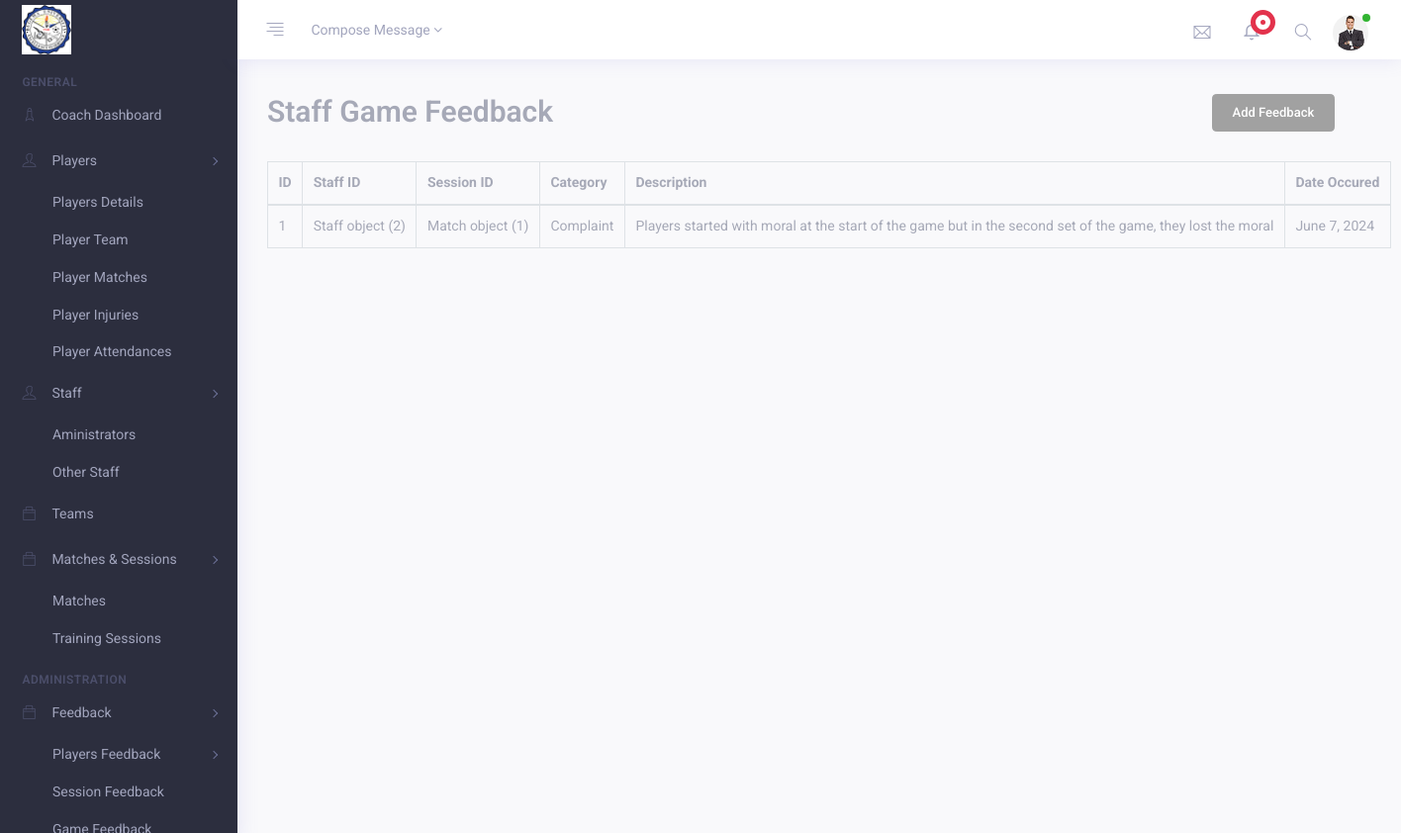
Page /coach/coach_staff_feedback_match/ on the earlier database version.
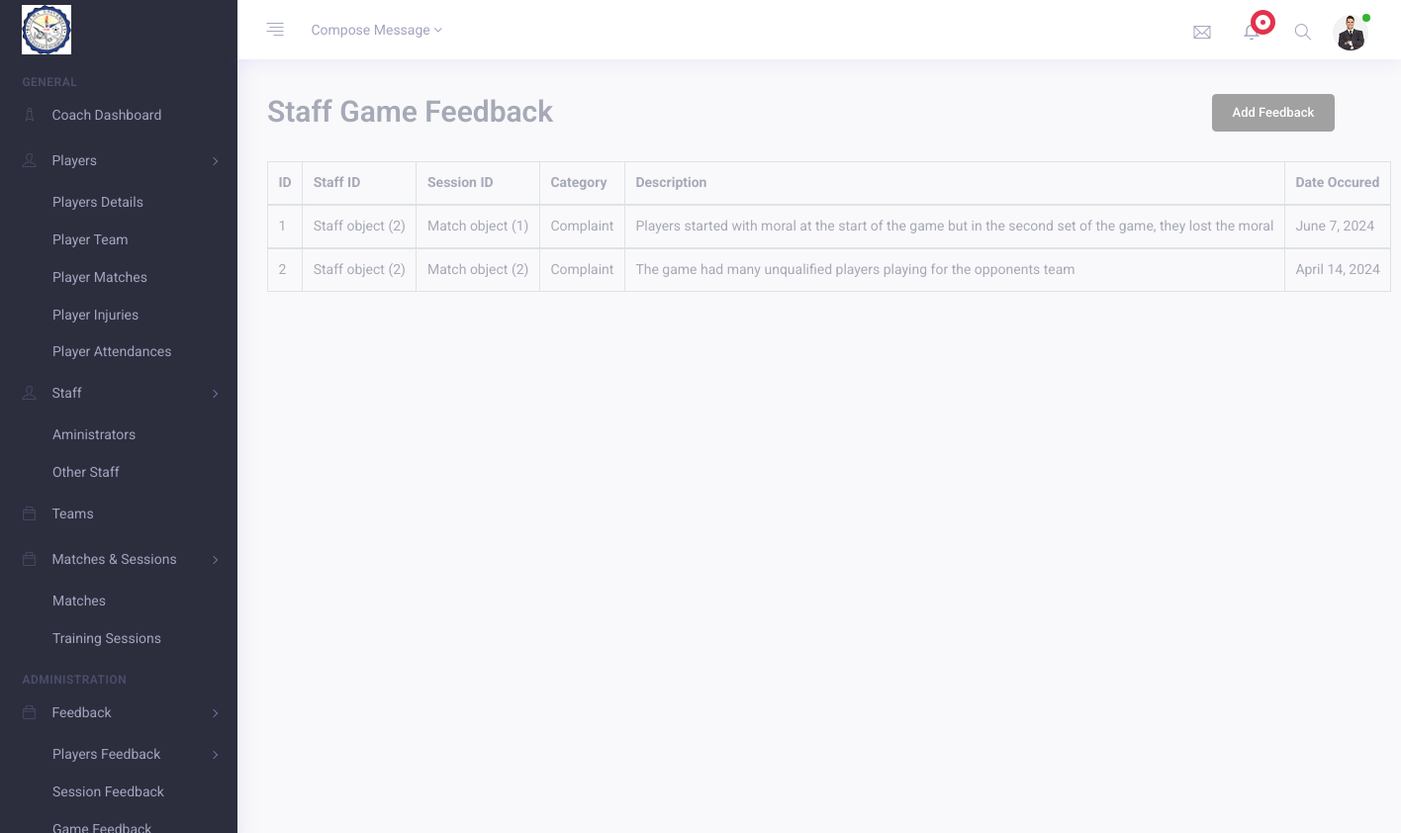
Same page on the later database version.
### administrator/models.py (models this page shows)
class StaffFeedback2(models.Model):
    feedback_id = models.AutoField(primary_key=True)
    staff_id = models.ForeignKey(Staff, null=True, on_delete=models.CASCADE)
    match_id = models.ForeignKey(Match, null=True, on_delete=models.CASCADE)
    category_choices = [
        ('Observations', 'Observations'),
        ('Complaint', 'Complaint'),
    ]
    category = models.CharField(max_length=30, choices=category_choices, default='Observations')
    description = models.TextField(default=None, max_length=200)
    date = models.DateField(default=None)

class Staff(models.Model):
    staff_id = models.AutoField(primary_key=True)
    first_name = models.CharField(max_length=100)
    last_name = models.CharField(max_length=100)
    role_choices = [
        ('Head Coach', 'Head Coach'),
        ('Assistant Coach', 'Assistant Coach'),
        ('Manager', 'Manager'),
        ('Fitness Coach', 'Fitness Coach'),
        ('Team Doctor', 'Team Doctor'),
    ]
    role = models.CharField(max_length=50, choices=role_choices, default='Head Coach')
    contact_no = models.CharField(max_length=50)

class Match(models.Model):
    match_id = models.AutoField(primary_key=True)
    date = models.DateField(default=None)
    home_team = models.CharField(max_length=100)
    away_team = models.CharField(max_length=100)
    venue = models.CharField(max_length=100)
    game_type_choices = [
        ('League game', 'League game'),
        ('Friendly game', 'Friendly game'),
        ('Tournament game', 'Tournament game')
    ]
    game_type = models.CharField(max_length=30, choices=game_type_choices, default='League game')
    result_choices = [
        ('Win', 'Win'),
        ('Loss', 'Loss'),
        ('Draw', 'Draw'),
    ]
    result = models.CharField(max_length=30, choices=result_choices, default='Win')

### coach/views.py (the view)
# urls.py: path('coach_staff_feedback_match/', views.coach_staff_feedback_match, name="coach_staff_feedback_match"),
def coach_staff_feedback_match(request):
    coach_staff_feedback_match = StaffFeedback2.objects.all()
    return render(request, "coach_staff_feedback_match.html", {'coach_staff_feedback_match': coach_staff_feedback_match})

### coach/templates/coach_staff_feedback_match.html (shortened to what this page needs)
{% extends 'coachroot.html' %}
{% load static %}
{% block content %}
{% load crispy_forms_tags %}
<div class="container-fluid">
    <div class="row">
        <div class="col-md-12 m-b-30">
            <form method="POST" action="">
                <div class="row">
                  <div class="col-10">
                    <h2 class="text-muted">Staff Game Feedback</h2>
                  </div>
                  <div class="col-2">
                    <a class="btn btn-lg btn-secondary" href="{% url 'coach_add_staff_feedback_match' %}" role="button">Add Feedback</a>
                  </div>
              </div><br />
                <div class="display_table">
                    <table class='table table-bordered'>
                      <thead>
                        <tr>
                          <th>ID</th>
                          <th>Staff ID</th>
                          <th>Session ID</th>
                          <th>Category</th>
                          <th>Description</th>
                          <th>Date Occured</th>
                        </tr>
                      </thead>
                      {% for staff_feedback in coach_staff_feedback_match %}
                      <tbody>
                        <tr>
                          <td>{{ staff_feedback.feedback_id }}</td>
                          <td>{{ staff_feedback.staff_id }}</td>
                          <td>{{ staff_feedback.match_id }}</td>
                          <td>{{ staff_feedback.category }}</td>
                          <td>{{ staff_feedback.description }}</td>
                          <td>{{ staff_feedback.date }}</td>
                        </tr>
                      </tbody>
                      {% endfor %}
                    </table>
            </form>
        </div>
    </div>
</div>
{% endblock content %}

Differences in the rows shown:
added StaffFeedback2: feedback_id "2", staff_id "Staff object (2)", match_id "Match object (2)", category "Complaint", description "The game had many unqualified players playing for the opponents team", date "April 14, 2024"
